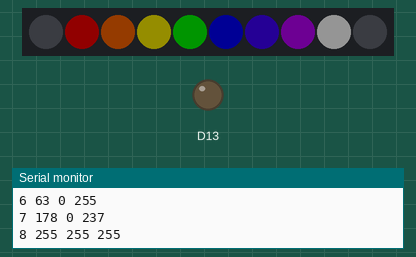
Recording of a sketch running on a simulated Adafruit Circuit Playground Express. Parts: 10 RGB LEDs in strip order, left to right, output pins drawn as LEDs (lit = HIGH), the last lines printed to the serial monitor. Dim RGB values are drawn brighter than linear; random numbers use the default seed unless the sketch sets one.

Above: at 5.1 s.
At 10.1 s:
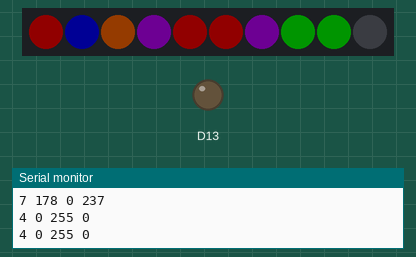
At 15.1 s:
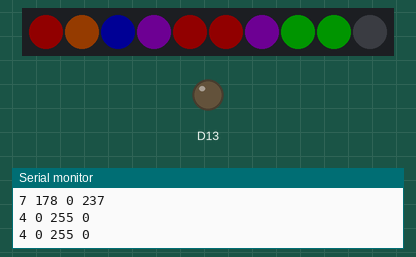
At 16.6 s:
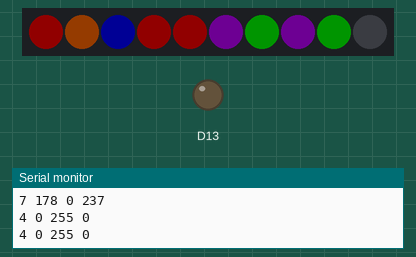
At 18.1 s:
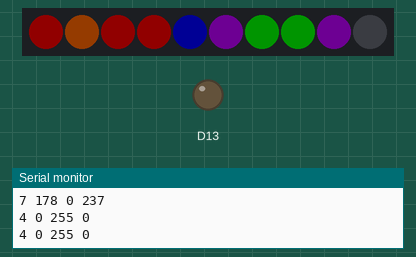
At 21.1 s:
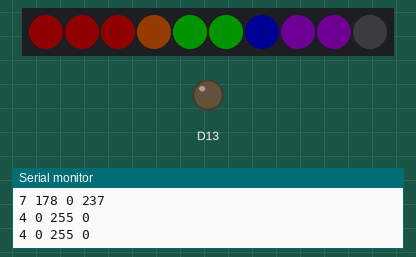

Measured:
- what the display in image 0 shows lasts 5.0 s, from 5.0 s to 10.0 s
- what the display in image 2 shows lasts 0.5 s, from 15.0 s to 15.5 s

The sketch:

sortTheRainbow.ino
```cpp
#include <Adafruit_CircuitPlayground.h>

struct rgb {
  int number;
  int r;
  int g;
  int b;
};

int pixel[] = {0, 0, 0, 0, 0, 0, 0, 0, 0, 0};

#define pixels 9
rgb colors[pixels];
rgb pallette[pixels];

int upper = 7;
int lower = 1;

void showChoices(rgb colorValues) {
  Serial.print(colorValues.number); Serial.print(' ');
  Serial.print(colorValues.r); Serial.print(' ');
  Serial.print(colorValues.g); Serial.print(' ');
  Serial.println(colorValues.b);
}

void setup() {
  CircuitPlayground.begin();
  Serial.begin(9600);
  pallette[0] = {0,   0,   0,   0}; // black
  pallette[1] = {1, 211,   0,   0}; // red
  pallette[2] = {2, 252, 102,   0}; // orange
  pallette[3] = {3, 255, 242,   0}; // yellow
  pallette[4] = {4,   0, 255,   0}; // green
  pallette[5] = {5,   0,   0, 255}; // blue
  pallette[6] = {6,  63,   0, 255}; // indigo
  pallette[7] = {7, 178,   0, 237}; // violet
  pallette[8] = {8, 255, 255, 255}; // whitte

  delay(5000);

  Serial.println("Pallette");
  for (int led = 0; led < pixels; led++) {
    showChoices(pallette[led]);
    CircuitPlayground.setPixelColor(led, pallette[led].r, pallette[led].g, pallette[led].b);
  }
  delay(5000);

  Serial.println("Scramble");
  for (int led = 0; led < pixels; led++) {
    int number = (rand() % (upper - lower + 1)) + lower;
    colors[led] = pallette[number];
    showChoices(colors[led]);
    CircuitPlayground.setPixelColor(led, colors[led].r, colors[led].g, colors[led].b);
  }
  delay(5000);

}

void loop() {
  // put your main code here, to run repeatedly:
  rgb temp;
  for (int i = 1; i < pixels; i++) {
    if (colors[i].number < colors[i - 1].number) {
      temp = colors[i - 1];
      colors[i - 1] = colors[i];
      colors[i] = temp;
      CircuitPlayground.setPixelColor(i - 1, colors[i - 1].r, colors[i - 1].g, colors[i - 1].b);
      CircuitPlayground.setPixelColor(i,   colors[i].r,   colors[i].g,   colors[i].b);
      delay(500);
    }
  }
}
```
